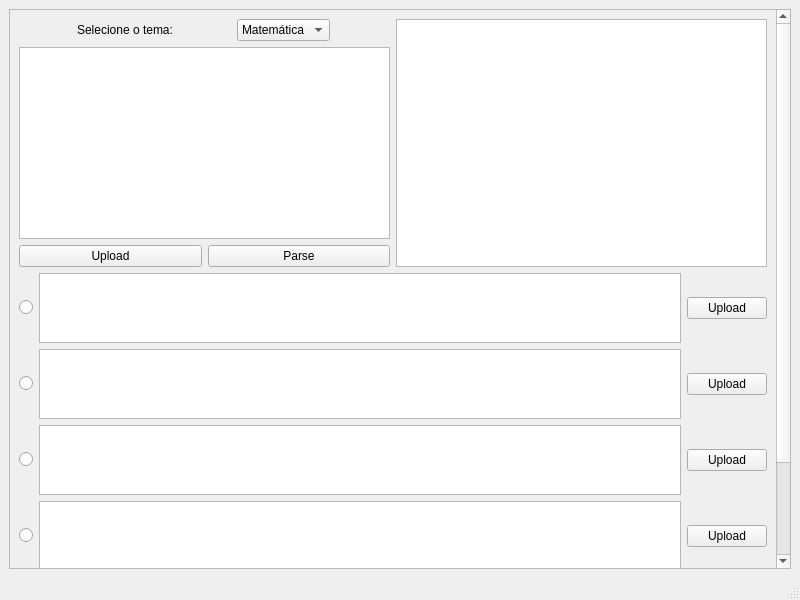
<?xml version="1.0" encoding="UTF-8"?>
<ui version="4.0">
 <class>MakerWin</class>
 <widget class="QMainWindow" name="MakerWin">
  <property name="geometry">
   <rect>
    <x>0</x>
    <y>0</y>
    <width>800</width>
    <height>600</height>
   </rect>
  </property>
  <property name="windowTitle">
   <string>MainWindow</string>
  </property>
  <widget class="QWidget" name="centralwidget">
   <layout class="QVBoxLayout" name="verticalLayout">
    <item>
     <widget class="QScrollArea" name="scrollArea">
      <property name="widgetResizable">
       <bool>true</bool>
      </property>
      <widget class="QWidget" name="scrollAreaWidgetContents">
       <property name="geometry">
        <rect>
         <x>0</x>
         <y>-181</y>
         <width>766</width>
         <height>717</height>
        </rect>
       </property>
       <layout class="QVBoxLayout" name="verticalLayout_5">
        <item>
         <layout class="QVBoxLayout" name="verticalLayout_4">
          <item>
           <layout class="QHBoxLayout" name="horizontalLayout_13">
            <item>
             <layout class="QVBoxLayout" name="verticalLayout_2">
              <item>
               <layout class="QHBoxLayout" name="horizontalLayout_2">
                <item>
                 <widget class="QLabel" name="label_6">
                  <property name="sizePolicy">
                   <sizepolicy hsizetype="Fixed" vsizetype="Minimum">
                    <horstretch>0</horstretch>
                    <verstretch>0</verstretch>
                   </sizepolicy>
                  </property>
                  <property name="text">
                   <string>Selecione o tema:</string>
                  </property>
                 </widget>
                </item>
                <item>
                 <widget class="QComboBox" name="comboBox">
                  <property name="sizePolicy">
                   <sizepolicy hsizetype="Fixed" vsizetype="Fixed">
                    <horstretch>0</horstretch>
                    <verstretch>0</verstretch>
                   </sizepolicy>
                  </property>
                  <item>
                   <property name="text">
                    <string>Matemática</string>
                   </property>
                  </item>
                  <item>
                   <property name="text">
                    <string>FÍsica</string>
                   </property>
                  </item>
                  <item>
                   <property name="text">
                    <string>Química</string>
                   </property>
                  </item>
                  <item>
                   <property name="text">
                    <string>Biologia</string>
                   </property>
                  </item>
                  <item>
                   <property name="text">
                    <string>História</string>
                   </property>
                  </item>
                  <item>
                   <property name="text">
                    <string>Geografia</string>
                   </property>
                  </item>
                  <item>
                   <property name="text">
                    <string>Filosofia</string>
                   </property>
                  </item>
                  <item>
                   <property name="text">
                    <string>Sociologia</string>
                   </property>
                  </item>
                  <item>
                   <property name="text">
                    <string>Português</string>
                   </property>
                  </item>
                 </widget>
                </item>
               </layout>
              </item>
              <item>
               <widget class="QPlainTextEdit" name="state_plain_text">
                <property name="sizePolicy">
                 <sizepolicy hsizetype="Expanding" vsizetype="Minimum">
                  <horstretch>0</horstretch>
                  <verstretch>0</verstretch>
                 </sizepolicy>
                </property>
               </widget>
              </item>
              <item>
               <layout class="QHBoxLayout" name="horizontalLayout">
                <property name="sizeConstraint">
                 <enum>QLayout::SetMinimumSize</enum>
                </property>
                <item>
                 <widget class="QPushButton" name="upl_img_state">
                  <property name="sizePolicy">
                   <sizepolicy hsizetype="Minimum" vsizetype="Minimum">
                    <horstretch>0</horstretch>
                    <verstretch>0</verstretch>
                   </sizepolicy>
                  </property>
                  <property name="text">
                   <string>Upload</string>
                  </property>
                 </widget>
                </item>
                <item>
                 <widget class="QPushButton" name="parse_img_state">
                  <property name="sizePolicy">
                   <sizepolicy hsizetype="Minimum" vsizetype="Minimum">
                    <horstretch>0</horstretch>
                    <verstretch>0</verstretch>
                   </sizepolicy>
                  </property>
                  <property name="text">
                   <string>Parse</string>
                  </property>
                 </widget>
                </item>
               </layout>
              </item>
             </layout>
            </item>
            <item>
             <widget class="QTextBrowser" name="text_html_viewer">
              <property name="sizePolicy">
               <sizepolicy hsizetype="Expanding" vsizetype="Minimum">
                <horstretch>0</horstretch>
                <verstretch>0</verstretch>
               </sizepolicy>
              </property>
              <property name="html">
               <string>&lt;!DOCTYPE HTML PUBLIC &quot;-//W3C//DTD HTML 4.0//EN&quot; &quot;http://www.w3.org/TR/REC-html40/strict.dtd&quot;&gt;
&lt;html&gt;&lt;head&gt;&lt;meta name=&quot;qrichtext&quot; content=&quot;1&quot; /&gt;&lt;style type=&quot;text/css&quot;&gt;
p, li { white-space: pre-wrap; }
&lt;/style&gt;&lt;/head&gt;&lt;body style=&quot; font-family:'Ubuntu'; font-size:11pt; font-weight:400; font-style:normal;&quot;&gt;
&lt;p style=&quot;-qt-paragraph-type:empty; margin-top:0px; margin-bottom:0px; margin-left:0px; margin-right:0px; -qt-block-indent:0; text-indent:0px;&quot;&gt;&lt;br /&gt;&lt;/p&gt;&lt;/body&gt;&lt;/html&gt;</string>
              </property>
             </widget>
            </item>
           </layout>
          </item>
          <item>
           <layout class="QVBoxLayout" name="verticalLayout_3">
            <item>
             <layout class="QHBoxLayout" name="horizontalLayout_8">
              <item>
               <layout class="QHBoxLayout" name="horizontalLayout_3">
                <item>
                 <widget class="QRadioButton" name="radioButton">
                  <property name="sizePolicy">
                   <sizepolicy hsizetype="Fixed" vsizetype="Fixed">
                    <horstretch>0</horstretch>
                    <verstretch>0</verstretch>
                   </sizepolicy>
                  </property>
                  <property name="text">
                   <string/>
                  </property>
                 </widget>
                </item>
                <item>
                 <widget class="QPlainTextEdit" name="alt_a_text">
                  <property name="sizePolicy">
                   <sizepolicy hsizetype="Expanding" vsizetype="Preferred">
                    <horstretch>0</horstretch>
                    <verstretch>0</verstretch>
                   </sizepolicy>
                  </property>
                 </widget>
                </item>
               </layout>
              </item>
              <item>
               <widget class="QPushButton" name="alt_a_upl">
                <property name="sizePolicy">
                 <sizepolicy hsizetype="Fixed" vsizetype="Fixed">
                  <horstretch>0</horstretch>
                  <verstretch>0</verstretch>
                 </sizepolicy>
                </property>
                <property name="text">
                 <string>Upload</string>
                </property>
               </widget>
              </item>
             </layout>
            </item>
            <item>
             <layout class="QHBoxLayout" name="horizontalLayout_9">
              <item>
               <layout class="QHBoxLayout" name="horizontalLayout_4">
                <item>
                 <widget class="QRadioButton" name="radioButton_2">
                  <property name="sizePolicy">
                   <sizepolicy hsizetype="Fixed" vsizetype="Fixed">
                    <horstretch>0</horstretch>
                    <verstretch>0</verstretch>
                   </sizepolicy>
                  </property>
                  <property name="text">
                   <string/>
                  </property>
                 </widget>
                </item>
                <item>
                 <widget class="QPlainTextEdit" name="alt_b_text">
                  <property name="sizePolicy">
                   <sizepolicy hsizetype="Expanding" vsizetype="Preferred">
                    <horstretch>0</horstretch>
                    <verstretch>0</verstretch>
                   </sizepolicy>
                  </property>
                 </widget>
                </item>
               </layout>
              </item>
              <item>
               <widget class="QPushButton" name="alt_b_upl">
                <property name="sizePolicy">
                 <sizepolicy hsizetype="Fixed" vsizetype="Fixed">
                  <horstretch>0</horstretch>
                  <verstretch>0</verstretch>
                 </sizepolicy>
                </property>
                <property name="text">
                 <string>Upload</string>
                </property>
               </widget>
              </item>
             </layout>
            </item>
            <item>
             <layout class="QHBoxLayout" name="horizontalLayout_10">
              <item>
               <layout class="QHBoxLayout" name="horizontalLayout_5">
                <item>
                 <widget class="QRadioButton" name="radioButton_3">
                  <property name="sizePolicy">
                   <sizepolicy hsizetype="Fixed" vsizetype="Fixed">
                    <horstretch>0</horstretch>
                    <verstretch>0</verstretch>
                   </sizepolicy>
                  </property>
                  <property name="text">
                   <string/>
                  </property>
                 </widget>
                </item>
                <item>
                 <widget class="QPlainTextEdit" name="alt_c_text">
                  <property name="sizePolicy">
                   <sizepolicy hsizetype="Expanding" vsizetype="Preferred">
                    <horstretch>0</horstretch>
                    <verstretch>0</verstretch>
                   </sizepolicy>
                  </property>
                 </widget>
                </item>
               </layout>
              </item>
              <item>
               <widget class="QPushButton" name="alt_c_upl">
                <property name="sizePolicy">
                 <sizepolicy hsizetype="Fixed" vsizetype="Fixed">
                  <horstretch>0</horstretch>
                  <verstretch>0</verstretch>
                 </sizepolicy>
                </property>
                <property name="text">
                 <string>Upload</string>
                </property>
               </widget>
              </item>
             </layout>
            </item>
            <item>
             <layout class="QHBoxLayout" name="horizontalLayout_11">
              <item>
               <layout class="QHBoxLayout" name="horizontalLayout_6">
                <item>
                 <widget class="QRadioButton" name="radioButton_4">
                  <property name="sizePolicy">
                   <sizepolicy hsizetype="Fixed" vsizetype="Fixed">
                    <horstretch>0</horstretch>
                    <verstretch>0</verstretch>
                   </sizepolicy>
                  </property>
                  <property name="text">
                   <string/>
                  </property>
                 </widget>
                </item>
                <item>
                 <widget class="QPlainTextEdit" name="alt_d_text">
                  <property name="sizePolicy">
                   <sizepolicy hsizetype="Expanding" vsizetype="Preferred">
                    <horstretch>0</horstretch>
                    <verstretch>0</verstretch>
                   </sizepolicy>
                  </property>
                 </widget>
                </item>
               </layout>
              </item>
              <item>
               <widget class="QPushButton" name="alt_d_upl">
                <property name="sizePolicy">
                 <sizepolicy hsizetype="Fixed" vsizetype="Fixed">
                  <horstretch>0</horstretch>
                  <verstretch>0</verstretch>
                 </sizepolicy>
                </property>
                <property name="text">
                 <string>Upload</string>
                </property>
               </widget>
              </item>
             </layout>
            </item>
            <item>
             <layout class="QHBoxLayout" name="horizontalLayout_12">
              <item>
               <layout class="QHBoxLayout" name="horizontalLayout_7">
                <item>
                 <widget class="QRadioButton" name="radioButton_5">
                  <property name="sizePolicy">
                   <sizepolicy hsizetype="Fixed" vsizetype="Fixed">
                    <horstretch>0</horstretch>
                    <verstretch>0</verstretch>
                   </sizepolicy>
                  </property>
                  <property name="text">
                   <string/>
                  </property>
                 </widget>
                </item>
                <item>
                 <widget class="QPlainTextEdit" name="alt_e_text">
                  <property name="sizePolicy">
                   <sizepolicy hsizetype="Expanding" vsizetype="Preferred">
                    <horstretch>0</horstretch>
                    <verstretch>0</verstretch>
                   </sizepolicy>
                  </property>
                 </widget>
                </item>
               </layout>
              </item>
              <item>
               <widget class="QPushButton" name="alt_e_upl">
                <property name="sizePolicy">
                 <sizepolicy hsizetype="Fixed" vsizetype="Fixed">
                  <horstretch>0</horstretch>
                  <verstretch>0</verstretch>
                 </sizepolicy>
                </property>
                <property name="text">
                 <string>Upload</string>
                </property>
               </widget>
              </item>
             </layout>
            </item>
           </layout>
          </item>
          <item>
           <layout class="QHBoxLayout" name="horizontalLayout_14">
            <item>
             <spacer name="horizontalSpacer">
              <property name="orientation">
               <enum>Qt::Horizontal</enum>
              </property>
              <property name="sizeHint" stdset="0">
               <size>
                <width>40</width>
                <height>20</height>
               </size>
              </property>
             </spacer>
            </item>
            <item>
             <widget class="QLabel" name="label">
              <property name="sizePolicy">
               <sizepolicy hsizetype="Fixed" vsizetype="Ignored">
                <horstretch>0</horstretch>
                <verstretch>0</verstretch>
               </sizepolicy>
              </property>
              <property name="text">
               <string>Resposta</string>
              </property>
             </widget>
            </item>
            <item>
             <widget class="QComboBox" name="comboBox_2">
              <property name="sizePolicy">
               <sizepolicy hsizetype="Fixed" vsizetype="Fixed">
                <horstretch>0</horstretch>
                <verstretch>0</verstretch>
               </sizepolicy>
              </property>
              <item>
               <property name="text">
                <string>A</string>
               </property>
              </item>
              <item>
               <property name="text">
                <string>B</string>
               </property>
              </item>
              <item>
               <property name="text">
                <string>C</string>
               </property>
              </item>
              <item>
               <property name="text">
                <string>D</string>
               </property>
              </item>
              <item>
               <property name="text">
                <string>E</string>
               </property>
              </item>
             </widget>
            </item>
            <item>
             <widget class="QPushButton" name="save_button">
              <property name="sizePolicy">
               <sizepolicy hsizetype="Fixed" vsizetype="Fixed">
                <horstretch>0</horstretch>
                <verstretch>0</verstretch>
               </sizepolicy>
              </property>
              <property name="layoutDirection">
               <enum>Qt::RightToLeft</enum>
              </property>
              <property name="text">
               <string>Salvar</string>
              </property>
             </widget>
            </item>
           </layout>
          </item>
         </layout>
        </item>
       </layout>
      </widget>
     </widget>
    </item>
   </layout>
  </widget>
  <widget class="QMenuBar" name="menubar">
   <property name="geometry">
    <rect>
     <x>0</x>
     <y>0</y>
     <width>800</width>
     <height>22</height>
    </rect>
   </property>
  </widget>
  <widget class="QStatusBar" name="statusbar"/>
 </widget>
 <resources/>
 <connections/>
</ui>
